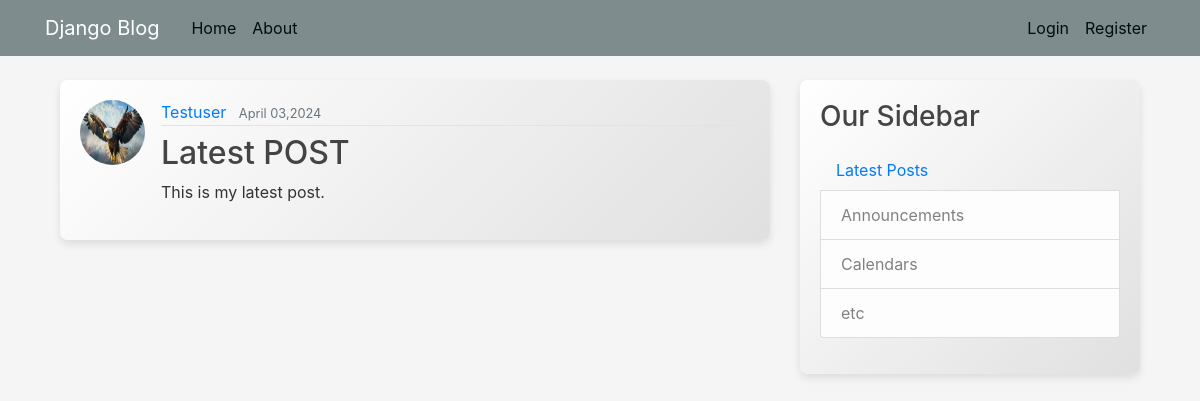
The page /post/10/ on the database its author committed.
### blog/models.py (models this page shows, shortened)
class Post(models.Model):
    title = models.CharField(max_length=100)
    content = models.TextField()
    date_posted = models.DateTimeField(default=timezone.now)
    author = models.ForeignKey(User, on_delete=models.CASCADE)

### users/models.py (models this page shows, shortened)
class Profile(models.Model):
    user = models.OneToOneField(User, on_delete=models.CASCADE)
    image = models.ImageField(default='default.jpeg', upload_to='profile_pics')

### blog/views.py (the view)
# urls.py: path('post/<int:pk>/', PostDetailView.as_view(), name='post-detail'),
class PostDetailView(DetailView):
    model = Post

### blog/templates/blog/post_detail.html (shortened to what this page needs)
{% extends "blog/base.html" %}
{% block content %}
    <article class="media content-section">
        <img class="rounded-circle article-img" src="{{ object.author.profile.image.url }}">
        <div class="media-body">
        <div class="article-metadata">
            <a class="mr-2" href="{% url 'user-posts' object.author.username %}">{{ object.author }}</a>
            <small class="text-muted">{{ object.date_posted|date:"F d,Y" }}</small>
        </div>
        <h2 class="article-title">{{ object.title }}</h2>
        <p class="article-content">{{ object.content }}</p>
        </div>
    </article>
{% endblock content %}

### blog/static/blog/main.css (style rules this page uses)
body { background: #f5f5f5; color: #333333; margin-top: 5rem; }
h1, h2, h3, h4, h5, h6 { color: #444444; }
.content-section { background: linear-gradient(135deg, #ffffff, #e0e0e0); padding: 20px; border-radius: 8px; box-shadow: 0 4px 8px rgba(0, 0, 0, 0.1); margin-bottom: 20px; }
.article-title { color: #444444; }
.article-content { white-space: pre-line; }
.article-img { height: 65px; width: 65px; margin-right: 16px; }
.article-metadata { padding-bottom: 1px; margin-bottom: 8px; border-bottom: 1px solid #e3e3e3; }

### rows shown on the page
Post: author.profile.image (picture), author "Testuser", date_posted "April 03,2024", title "Latest POST", content "This is my latest post."
